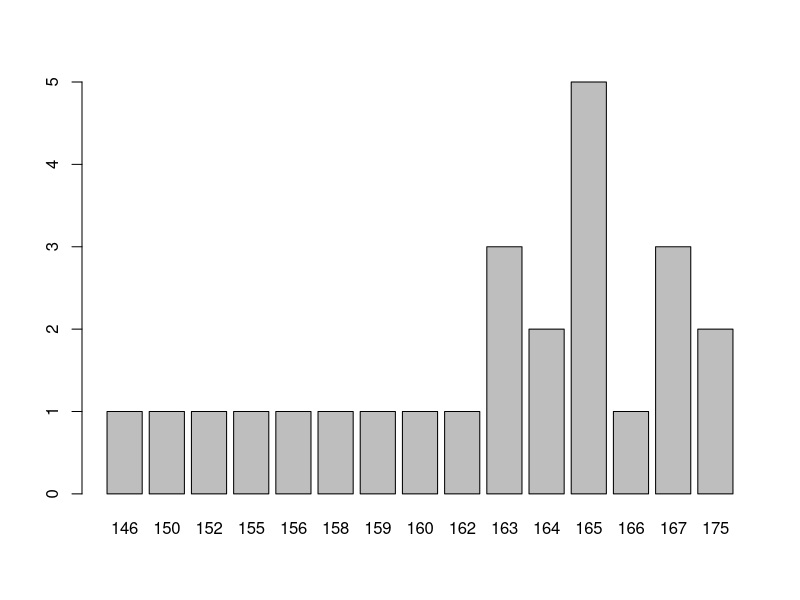
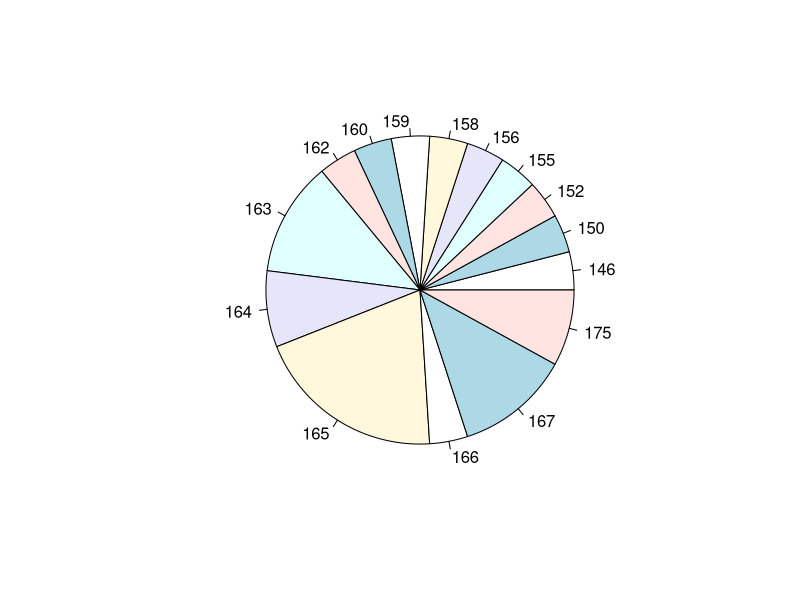
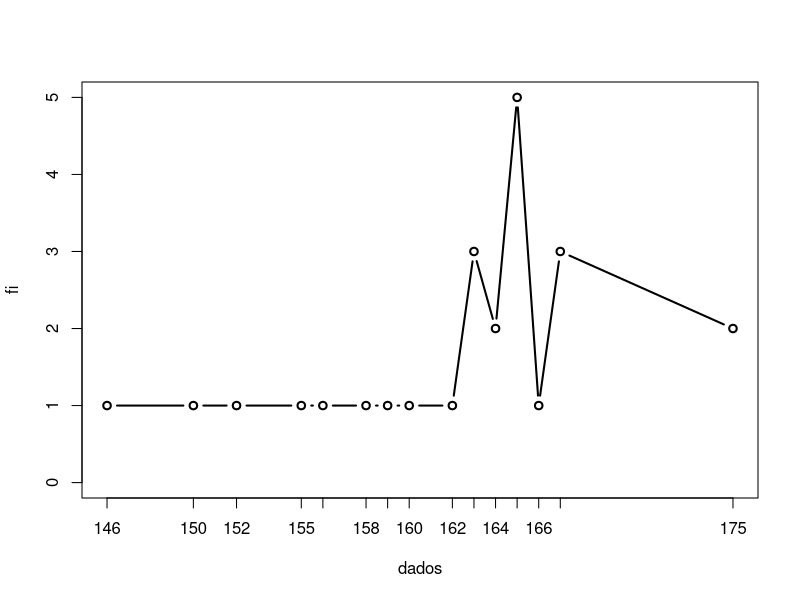
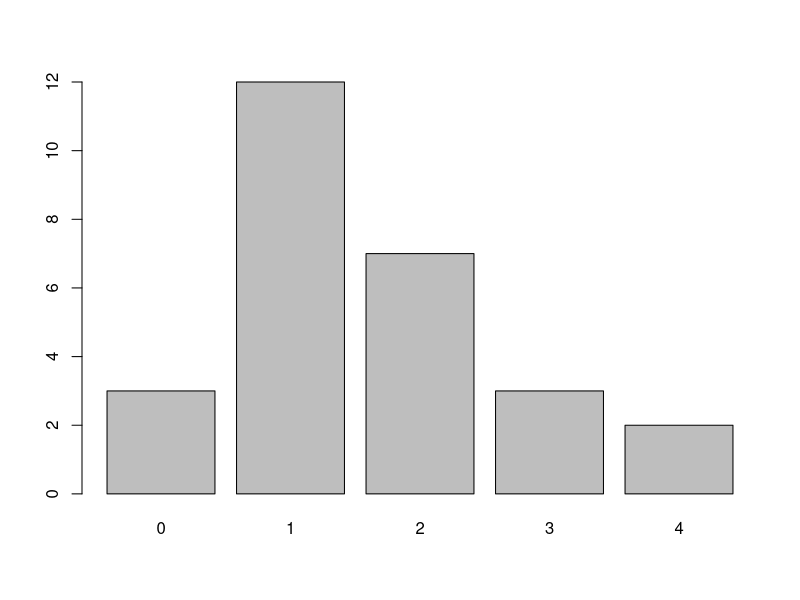

Generate these figures, in order, with R:
## ---- chunk 1
dados <- c(156, 164, 146, 163, 162,
166, 163, 165, 164, 167,
165, 160, 165, 159, 167,
175, 175, 167, 158, 155,
165, 150, 165, 163, 152)
## ---- chunk 2
dados <- c(156, 164, 146, 163, 162,
166, 163, 165, 164, 167,
165, 160, 165, 159, 167,
175, 175, 167, 158, 155,
165, 150, 165, 163, 152)
## ---- chunk 3
# ctrl+alt+I
media <- mean(dados)
media
## ---- chunk 4
mediana <- median(dados)
mediana
## ---- chunk 5
moda<-table(dados)
moda
## ---- chunk 6
mean(dados)
median(dados)
table(dados)
## ---- chunk 7
summary(dados)
## ---- chunk 8
n<-length(dados)
fi<-table(dados)
## ---- chunk 9
fri<-fi/n
## ---- chunk 10
Fi<-cumsum(fi)
## ---- chunk 11
Fri<-cumsum(fri)

## ---- chunk 12
cbind(fi,Fi,fri,Fri)
## ---- chunk 13
barplot(fi)
## ---- chunk 14
pie(fi)
## ---- chunk 15
plot(fi,type="b")
## ---- chunk 16
# Definindo os pesos
pesos <- c(5, 3, 2)

# Definindo as notas
notas <- c(12.5, 12.0, 9.5)

# Calculando a média ponderada
media_ponderada <- sum(pesos * notas)/sum(pesos)

# Imprimindo o resultado
print(paste("Média ponderada:", media_ponderada))
## ---- chunk 17
d1<- c(1,0,1,2,1,1,1,3,0,4,0,1,1,4,2,2,1,3,1,2,1,1,2,1,2,3,2)
n<-length(d1)
fi<-table(d1)
fi
## ---- chunk 18
fri<-fi/n
fri
## ---- chunk 19
gf= cbind(fi,fri)
knitr::kable(gf,padding=1, caption="tabela de frequências") 

## ---- chunk 20
barplot(fi)
